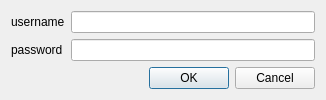
<?xml version="1.0" encoding="UTF-8"?>
<ui version="4.0">
 <class>Dialog</class>
 <widget class="QDialog" name="Dialog">
  <property name="geometry">
   <rect>
    <x>0</x>
    <y>0</y>
    <width>326</width>
    <height>94</height>
   </rect>
  </property>
  <property name="windowTitle">
   <string>Dialog</string>
  </property>
  <layout class="QFormLayout" name="formLayout">
   <item row="0" column="0">
    <widget class="QLabel" name="username_label">
     <property name="text">
      <string>username</string>
     </property>
    </widget>
   </item>
   <item row="0" column="1">
    <widget class="QLineEdit" name="username_lineEdit">
     <property name="echoMode">
      <enum>QLineEdit::Normal</enum>
     </property>
    </widget>
   </item>
   <item row="1" column="0">
    <widget class="QLabel" name="password_label">
     <property name="text">
      <string>password</string>
     </property>
    </widget>
   </item>
   <item row="1" column="1">
    <widget class="QLineEdit" name="password_lineEdit">
     <property name="echoMode">
      <enum>QLineEdit::Password</enum>
     </property>
    </widget>
   </item>
   <item row="2" column="0" colspan="2">
    <widget class="QDialogButtonBox" name="buttonBox">
     <property name="orientation">
      <enum>Qt::Horizontal</enum>
     </property>
     <property name="standardButtons">
      <set>QDialogButtonBox::Cancel|QDialogButtonBox::Ok</set>
     </property>
    </widget>
   </item>
  </layout>
 </widget>
 <resources/>
 <connections>
  <connection>
   <sender>buttonBox</sender>
   <signal>accepted()</signal>
   <receiver>Dialog</receiver>
   <slot>accept()</slot>
   <hints>
    <hint type="sourcelabel">
     <x>248</x>
     <y>254</y>
    </hint>
    <hint type="destinationlabel">
     <x>157</x>
     <y>274</y>
    </hint>
   </hints>
  </connection>
  <connection>
   <sender>buttonBox</sender>
   <signal>rejected()</signal>
   <receiver>Dialog</receiver>
   <slot>reject()</slot>
   <hints>
    <hint type="sourcelabel">
     <x>316</x>
     <y>260</y>
    </hint>
    <hint type="destinationlabel">
     <x>286</x>
     <y>274</y>
    </hint>
   </hints>
  </connection>
 </connections>
</ui>
